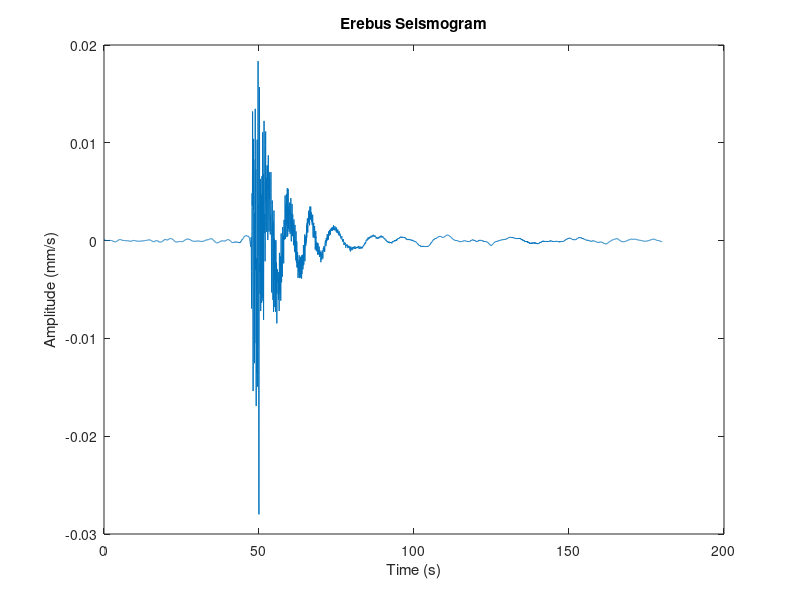
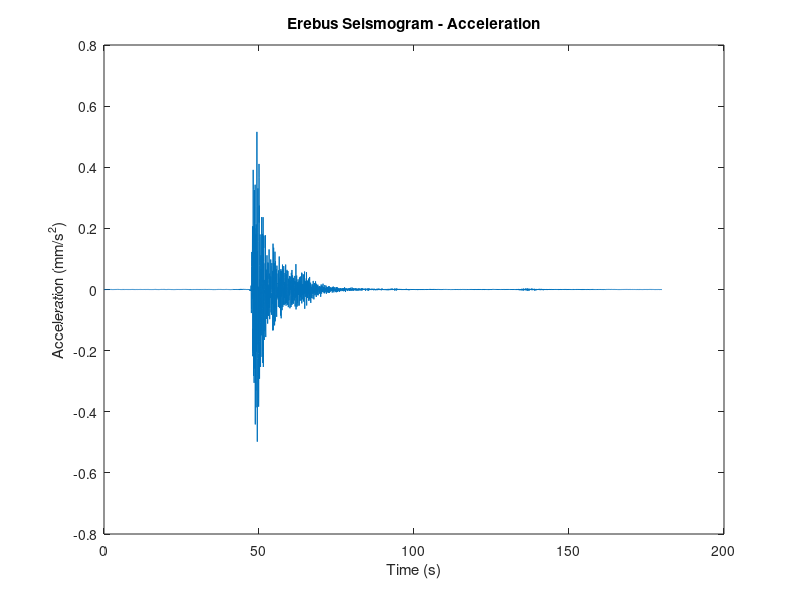
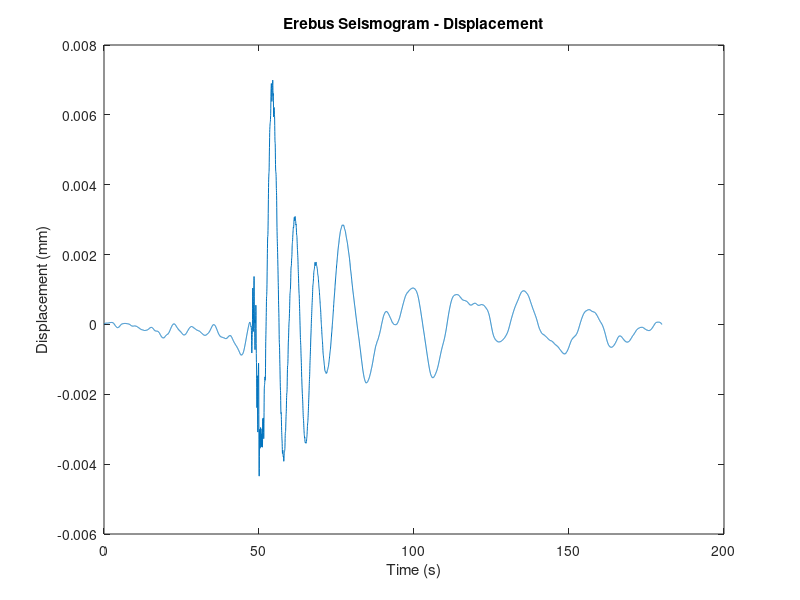

Write MATLAB code to recreate these figures, in order.
%%%%% ASSIGNMENT03 (2023) - Nicole Hucke %%%
%%%%% INTRODUCTION TO LINEAR OPERATORS %%%%

%% 1: 
% Read in Erebus_seismogram.mat. This is a  velocity seismogram (i.e., vertical ground motion) signal. Information about the signal(called data) is found in the variable hdr. hdr.sps gives the sample rate in Hz and hdr.atod gives the conversion used by the digitizer in units of volts/count. 
% Note that the seismometer sensitivity is 3200 V/m/s. Plot the seismogram with proper time and amplitude scaling. For amplitude of your graph use units of mm/s. Note: for seismograms you will want to remove the DC offset, which can be done by subtracting the mean or using the MATLAB function detrend.

load('Erebus_seismogram.mat'); % load the data
sps = hdr.sps; % sample rate in Hz
fprintf('Sample rate: %.2f Hz\n', sps);
atod = hdr.atod; % conversion used by the digitizer in units of volts/count  
fprintf('Conversion used by the digitizer: %.2e volts/count\n', atod);
sensitivity = 3200; % seismometer sensitivity in volts/(m/s)

% Note: the raw signal from "data" is just in counts
signal = data * atod; % convert the seismogram signal from counts to volts
disp(signal(1:10)) % display the first 10 values of the signal in volts

% Note: the signal amplitude need to be in mm/s
signal = (signal / sensitivity) * 1000; % convert the signal from volts to mm/s using the seismometer sensitivity
disp(signal(1:10)) % display the first 10 values of the signal in mm/s

% Note: must remove the DC offset from the signal using the detrend function
det_signal = detrend(signal);

% plot the seismogram 
time = (0:length(det_signal)-1) / sps; % create a time vector based on the sample rate and signal length (number of samples)
plot(time, det_signal);
xlabel('Time (s)');
ylabel('Amplitude (mm/s)');
title('Erebus Seismogram');

%% 2: 
% Plot a properly scaled acceleration seismogram (units of mm/s2). Be careful to use the proper time differentiation constant. Hint: you can use diff to differentiate.

dt = 1/sps; % determine time step
fprintf('Time step for differentiation: %.2e seconds\n', dt);
accel = diff(det_signal)/dt; % use diff to differentiate

% Note: the diff function will return a vector of N-1, so the original time vector will not work
% plot the acceleration seismogram
figure
time2 = (0:length(accel)-1) / sps;
plot(time2, accel);
xlabel('Time (s)');
ylabel('Acceleration (mm/s^2)');
title('Erebus Seismogram - Acceleration');

%% 3: 
% Plot a properly scaled displacement seismogram (units of mm). Hint: you can use cumsum to differentiate.

displ = cumsum(det_signal)*dt;

% plot the displacement seismogram
figure
plot(time, displ);
xlabel('Time (s)');
ylabel('Displacement (mm)');
title('Erebus Seismogram - Displacement');